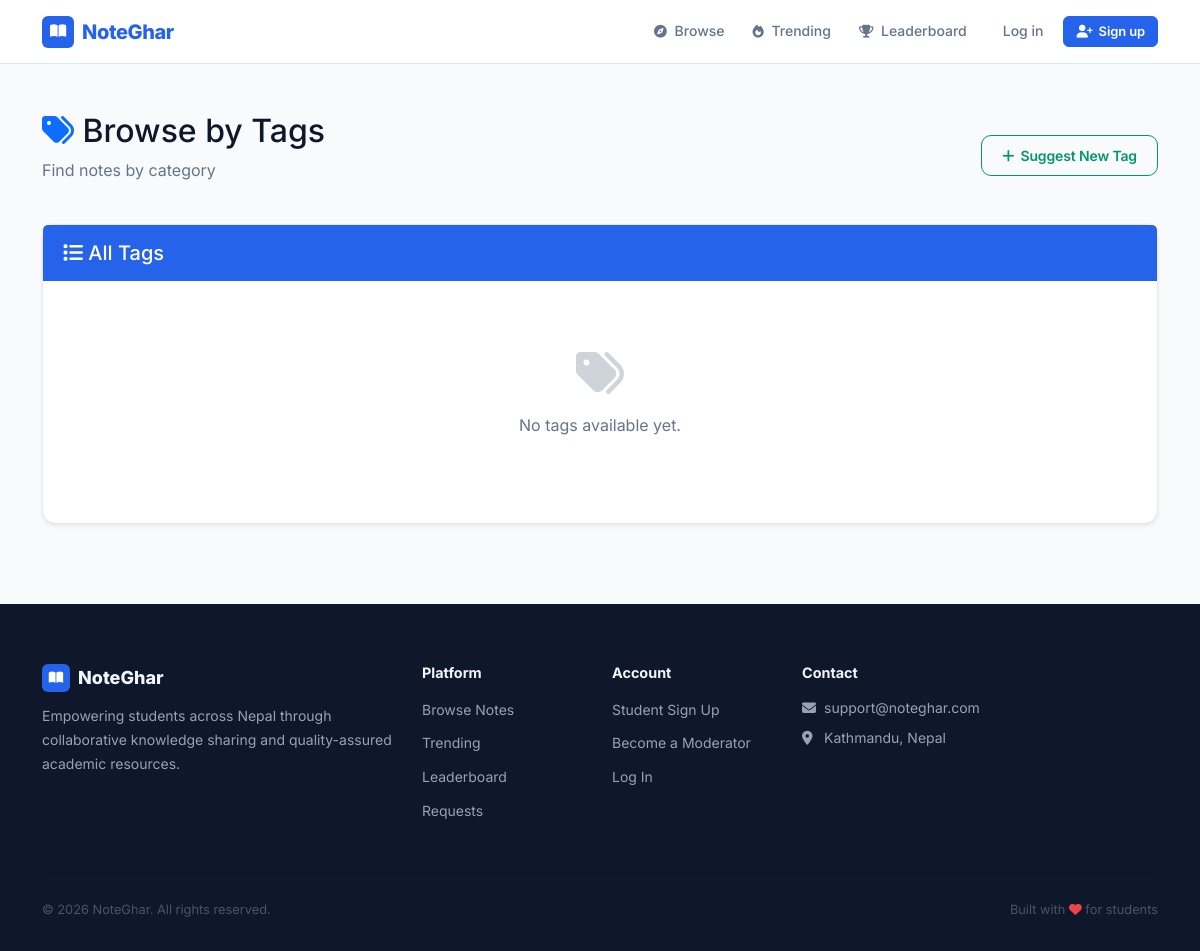
The page /notes/tags/ on the database as committed earlier.
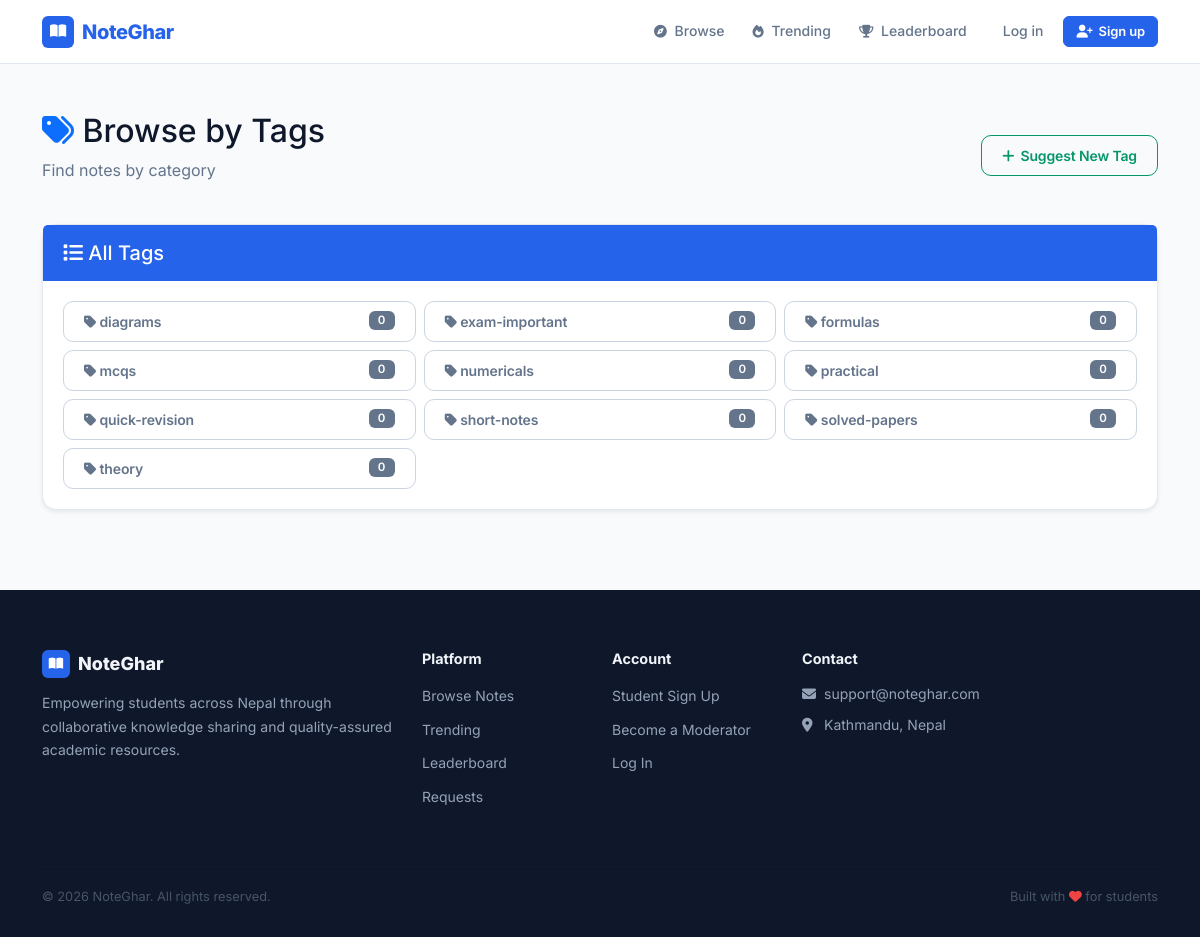
The same page on the database as committed later.
### notes/models.py (models this page shows, shortened)
class Tag(models.Model):
    name = models.CharField(max_length=50, unique=True)
    slug = models.SlugField(max_length=50, unique=True)
    description = models.TextField(blank=True)
    is_approved = models.BooleanField(default=False)
    created_by = models.ForeignKey(settings.AUTH_USER_MODEL, on_delete=models.SET_NULL, null=True, blank=True)
    usage_count = models.IntegerField(default=0)
    created_at = models.DateTimeField(auto_now_add=True)
    class Meta:
        ordering = ['-usage_count', 'name']

### notes/views.py (the view)
# urls.py: path('tags/', views.tag_list, name='tag_list'),
def tag_list(request):
    tags = Tag.objects.filter(is_approved=True).annotate(
        note_count=Count('notes', filter=Q(notes__status='approved'))
    )
    popular_tags = tags.filter(usage_count__gte=5).order_by('-usage_count')[:10]
    all_tags = tags.order_by('name')
    context = {
        'popular_tags': popular_tags,
        'all_tags': all_tags,
    }
    return render(request, 'notes/tag_list.html', context)

### core/templates/notes/tag_list.html (shortened to what this page needs)
{% extends 'base.html' %}
{% block content %}
<div class="container my-5">
    <div class="d-flex justify-content-between align-items-center mb-4">
        <div>
            <h2><i class="fas fa-tags text-primary"></i> Browse by Tags</h2>
            <p class="text-muted">Find notes by category</p>
        </div>
        <a href="{% url 'notes:suggest_tag' %}" class="btn btn-outline-success">
            <i class="fas fa-plus"></i> Suggest New Tag
        </a>
    </div>
    <div class="card shadow-sm">
        <div class="card-header bg-primary text-white">
            <h5 class="mb-0">
                <i class="fas fa-list"></i> All Tags
            </h5>
        </div>
        <div class="card-body">
            {% if all_tags %}
                <div class="row g-2">
                    {% for tag in all_tags %}
                    <div class="col-md-4">
                        <a href="{% url 'notes:tag_browse' tag.slug %}"
                           class="btn btn-outline-secondary w-100 text-start d-flex justify-content-between align-items-center">
                            <span>
                                <i class="fas fa-tag"></i> {{ tag.name }}
                            </span>
                            <span class="badge bg-secondary">{{ tag.note_count }}</span>
                        </a>
                    </div>
                    {% endfor %}
                </div>
            {% else %}
                <div class="text-center py-5">
                    <i class="fas fa-tags fa-3x text-muted mb-3" style="opacity: 0.3;"></i>
                    <p class="text-muted">No tags available yet.</p>
                </div>
            {% endif %}
        </div>
    </div>
</div>
{% endblock %}

### core/templates/base.html (shortened to what this page needs)
<!DOCTYPE html>
<html lang="en">
<head>
    <link href="https://cdn.jsdelivr.net/npm/bootstrap@5.3.0/dist/css/bootstrap.min.css" rel="stylesheet">
    <link rel="stylesheet" href="https://cdnjs.cloudflare.com/ajax/libs/font-awesome/6.4.0/css/all.min.css">
</head>
<body>
    <nav class="navbar navbar-expand-lg">
        <div class="container d-flex align-items-center">
            <a class="navbar-brand" href="{% url 'core:home' %}">
                <span class="brand-icon"><i class="fas fa-book-open"></i></span>
                NoteGhar
            </a>
            <div class="collapse navbar-collapse" id="navbarNav">
                <ul class="navbar-nav ms-auto align-items-lg-center gap-1">
                    <li class="nav-item">
                        <a class="nav-link" href="{% url 'notes:list' %}"><i class="fas fa-compass"></i> Browse</a>
                    </li>
                    <li class="nav-item">
                        <a class="nav-link" href="{% url 'notes:trending' %}"><i class="fas fa-fire"></i> Trending</a>
                    </li>
                    <li class="nav-item">
                        <a class="nav-link" href="{% url 'notes:leaderboard' %}"><i class="fas fa-trophy"></i> Leaderboard</a>
                    </li>
                    {% if user.is_authenticated %}
                        {% if user.role == 'student' or user.is_superuser %}
                        <li class="nav-item">
                            <a class="nav-link" href="{% url 'notes:upload' %}"><i class="fas fa-upload"></i> Upload</a>
                        </li>
                        {% endif %}
                        <li class="nav-item">
                            <a class="nav-link" href="{% url 'notes:request_board' %}"><i class="fas fa-question-circle"></i> Requests</a>
                        </li>
                        {% if user.role in 'moderator,admin' or user.is_superuser %}
                        <li class="nav-item">
                            <a class="nav-link" href="{% url 'moderation:dashboard' %}">
                                <i class="fas fa-shield-alt" style="color: var(--danger);"></i> Moderation
                                {% if total_pending %}
                                    <span class="navbar-pending-badge">{{ total_pending }}</span>
                                {% endif %}
                            </a>
                        </li>
                        {% endif %}
                        <li class="nav-item dropdown ms-lg-2">
                            <a class="nav-link dropdown-toggle d-flex align-items-center gap-2" href="#" id="userDropdown" role="button" data-bs-toggle="dropdown">
                                <span class="user-avatar" style="padding:0;overflow:hidden;">
                                    {% if user.profile_picture %}
                                        <img src="{{ user.profile_picture.url }}" alt="{{ user.username }}" style="width:36px;height:36px;object-fit:cover;border-radius:50%;">
                                    {% else %}
                                        {{ user.username|slice:":1"|upper }}
                                    {% endif %}
                                </span>
                                <span class="d-none d-lg-inline" style="font-size: 0.875rem; font-weight: 600;">{{ user.username }}</span>
                            </a>
                            <ul class="dropdown-menu dropdown-menu-end">
                                <li class="px-3 py-2 mb-1">
                                    <p class="mb-0" style="font-weight: 700; font-size: 0.875rem; color: var(--dark);">{{ user.get_full_name|default:user.username }}</p>
                                    <p class="mb-0" style="font-size: 0.75rem; color: var(--text-muted);">{{ user.get_role_display }}</p>
                                </li>
                                <div style="height: 1px; background: var(--border); margin: 0 -6px 6px;"></div>
                                <li><a class="dropdown-item" href="{% url 'notes:my_profile' %}"><i class="fas fa-user"></i> My Profile</a></li>
                                <li><a class="dropdown-item" href="{% url 'accounts:profile' %}"><i class="fas fa-cog"></i> Settings</a></li>
                                {% if user.role == 'student' %}
                                <li><a class="dropdown-item" href="{% url 'notes:my_notes' %}"><i class="fas fa-folder"></i> My Notes</a></li>
                                <li><a class="dropdown-item" href="{% url 'notes:my_bookmarks' %}"><i class="fas fa-bookmark"></i> Bookmarks</a></li>
                                <li><a class="dropdown-item" href="{% url 'notes:my_history' %}"><i class="fas fa-history"></i> History</a></li>
                                {% endif %}
                                {% if user.is_admin_user %}
                                <div style="height: 1px; background: var(--border); margin: 4px -6px;"></div>
                                <li><a class="dropdown-item" href="{% url 'admin_dashboard' %}"><i class="fas fa-chart-bar"></i> Admin Dashboard</a></li>
                                <li><a class="dropdown-item" href="{% url 'admin:index' %}"><i class="fas fa-tools"></i> Django Admin</a></li>
                                {% endif %}
                                <div style="height: 1px; background: var(--border); margin: 4px -6px;"></div>
                                <li>
                                    <form method="post" action="{% url 'account_logout' %}" class="d-inline">
                                        {% csrf_token %}
                                        <button type="submit" class="dropdown-item border-0 bg-transparent w-100 text-start" style="color: var(--danger);">
                                            <i class="fas fa-sign-out-alt"></i> Logout
                                        </button>
                                    </form>
                                </li>
                            </ul>
                        </li>
                    {% else %}
                        <li class="nav-item ms-lg-2">
                            <a class="nav-link" href="{% url 'accounts:student_login' %}">Log in</a>
                        </li>
                        <li class="nav-item">
                            <a class="btn btn-primary btn-sm ms-1" href="{% url 'accounts:signup_student' %}">
                                <i class="fas fa-user-plus"></i> Sign up
                            </a>
                        </li>
                    {% endif %}
                </ul>
            </div>
        </div>
    </nav>
    {% block content %}{% endblock %}
    <footer>
        <div class="container">
            <div class="row g-4">
                <div class="col-lg-4">
                    <div class="brand-footer">
                        <span class="icon"><i class="fas fa-book-open"></i></span>
                        NoteGhar
                    </div>
                    <p style="font-size: 0.875rem; line-height: 1.7;">Empowering students across Nepal through collaborative knowledge sharing and quality-assured academic resources.</p>
                </div>
                <div class="col-sm-4 col-lg-2">
                    <h5>Platform</h5>
                    <ul class="list-unstyled" style="display: flex; flex-direction: column; gap: 8px;">
                        <li><a href="{% url 'notes:list' %}">Browse Notes</a></li>
                        <li><a href="{% url 'notes:trending' %}">Trending</a></li>
                        <li><a href="{% url 'notes:leaderboard' %}">Leaderboard</a></li>
                        <li><a href="{% url 'notes:request_board' %}">Requests</a></li>
                    </ul>
                </div>
                <div class="col-sm-4 col-lg-2">
                    <h5>Account</h5>
                    <ul class="list-unstyled" style="display: flex; flex-direction: column; gap: 8px;">
                        {% if user.is_authenticated %}
                        <li><a href="{% url 'accounts:profile' %}">My Profile</a></li>
                        {% if user.role == 'student' %}
                        <li><a href="{% url 'notes:my_notes' %}">My Notes</a></li>
                        <li><a href="{% url 'notes:my_bookmarks' %}">Bookmarks</a></li>
                        <li><a href="{% url 'accounts:signup_moderator' %}">Become a Moderator</a></li>
                        {% elif user.role == 'moderator' %}
                        <li><a href="{% url 'moderation:dashboard' %}">Mod Dashboard</a></li>
                        {% elif user.is_admin_user %}
                        <li><a href="{% url 'admin_dashboard' %}">Admin Dashboard</a></li>
                        {% endif %}
                        {% else %}
                        <li><a href="{% url 'accounts:signup_student' %}">Student Sign Up</a></li>
                        <li><a href="{% url 'accounts:signup_moderator' %}">Become a Moderator</a></li>
                        <li><a href="{% url 'accounts:student_login' %}">Log In</a></li>
                        {% endif %}
                    </ul>
                </div>
                <div class="col-sm-4 col-lg-4">
                    <h5>Contact</h5>
                    <div style="display: flex; flex-direction: column; gap: 8px; font-size: 0.875rem;">
                        <a href="mailto:notegharsupport@gmail.com"><i class="fas fa-envelope me-2" style="width: 14px;"></i>support@noteghar.com</a>
                        <span><i class="fas fa-map-marker-alt me-2" style="width: 14px;"></i>Kathmandu, Nepal</span>
                    </div>
                </div>
            </div>
            <hr>
            <div class="d-flex flex-wrap justify-content-between align-items-center footer-bottom">
                <span>&copy; 2026 NoteGhar. All rights reserved.</span>
                <span>Built with <i class="fas fa-heart" style="color: #EF4444;"></i> for students</span>
            </div>
        </div>
    </footer>
</body>
</html>

Rows that differ between the two databases and show on the page:
added Tag: name "diagrams", note_count "0"
added Tag: name "exam-important", note_count "0"
added Tag: name "formulas", note_count "0"
added Tag: name "mcqs", note_count "0"
added Tag: name "numericals", note_count "0"
added Tag: name "practical", note_count "0"
added Tag: name "quick-revision", note_count "0"
added Tag: name "short-notes", note_count "0"
added Tag: name "solved-papers", note_count "0"
added Tag: name "theory", note_count "0"
Other text that changed with them:
text no longer shown: "No tags available yet."
